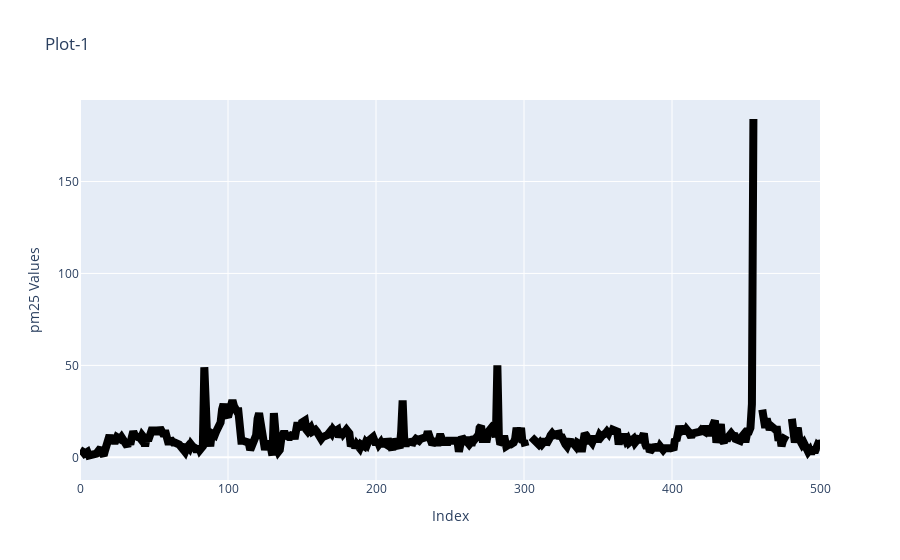

Notebook source saved alongside this figure:
### Code cell
import pandas as pd
import plotly.graph_objects as go
from sklearn.impute import SimpleImputer

# Convert to numeric
df_Imp['pm25'] = pd.to_numeric(df_Imp['pm25'], errors='coerce')

# Create a Figure for Plotly
fig = go.Figure()

# Add trace for actual data with black color, solid style, and thicker line
fig.add_trace(go.Scatter(x=df_Imp.index, y=df_Imp['pm25'], mode='lines',
                         line=dict(color='black', dash='solid', width=8),
                         name='Actual Data'))

# Set x-axis range up to 500
fig.update_xaxes(range=[0, 500])

# Update layout
fig.update_layout(title='Plot-1', xaxis_title='Index', yaxis_title='pm25 Values')

# Show the plot
fig.show()

### Figure 1 — Plotly figure (JSON) as saved in the notebook; plotly's stock layout.template omitted (floating-point values rounded to 4 significant figures; data arrays with more than 128 entries replaced by an {"elided": "..."} marker saying what was removed)
{"data": [{"line": {"color": "black", "dash": "solid", "width": 8}, "mode": "lines", "name": "Actual Data", "type": "scatter", "x": {"elided": "8176 int values"}, "y": {"elided": "8176 int values"}}], "layout": {"autosize": true, "title": {"text": "Plot-1"}, "xaxis": {"range": [0, 500], "title": {"text": "Index"}, "type": "linear"}, "yaxis": {"autorange": true, "range": [-12.33, 194.3], "title": {"text": "pm25 Values"}, "type": "linear"}}}
